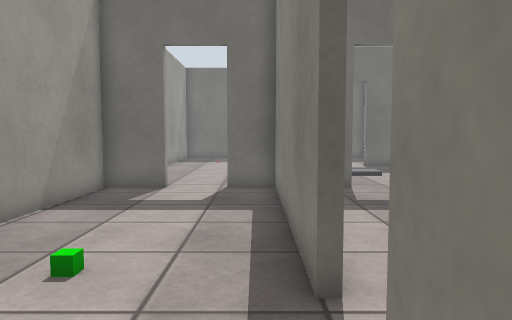
[1] (above)

17 first-person views from a walk through a robot-simulator world made for Gazebo. The camera is 0.94 m above the floor, tilts 4° down and sees 70° across. The floor is counted in squares, 0.5 m on a side. Each view is taken from the middle of a square. On the plan, view 1 faces up. The plan holds only what a view shows up to about 18 squares ahead; the rest is blank. The place goes on beyond the plan. Robots are left out. Some stock models are drawn as simple stand-ins. Some surface patterns are stand-ins.

[2]
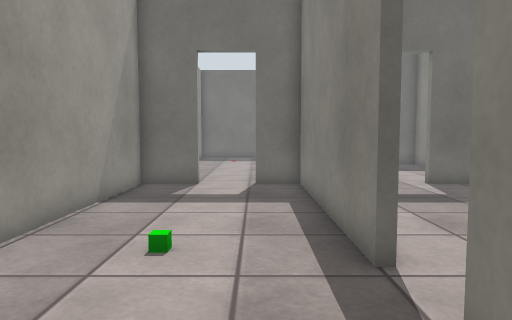

[3]
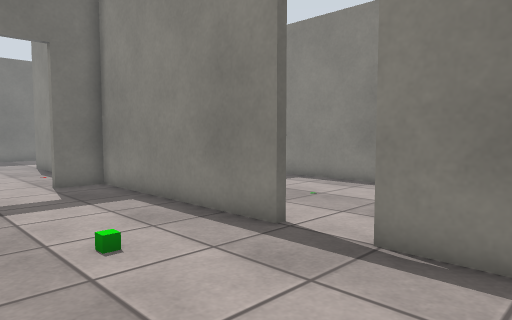

[4]
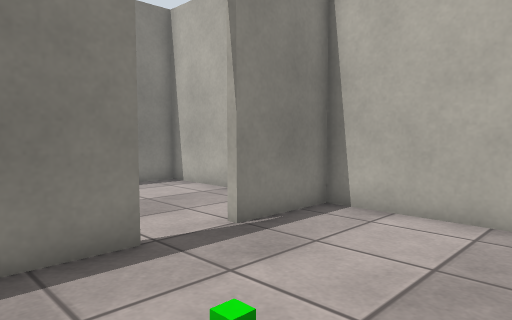

[5]
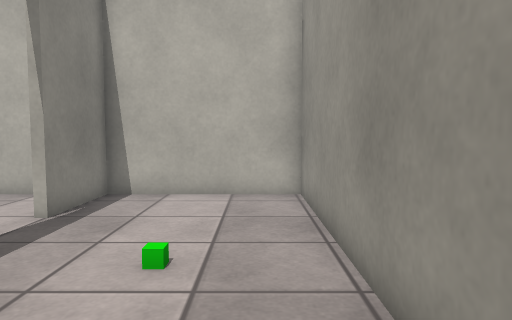

[6]
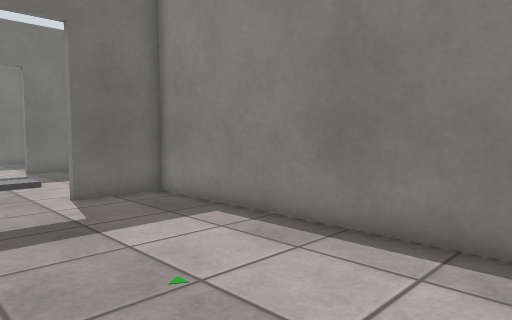

[7]
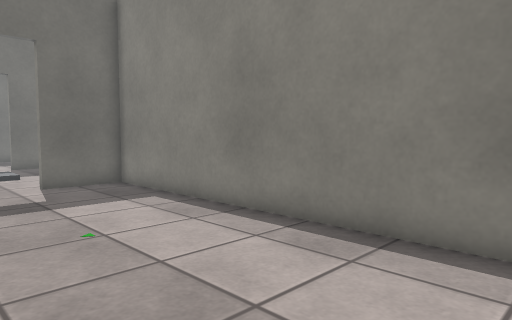

[8]
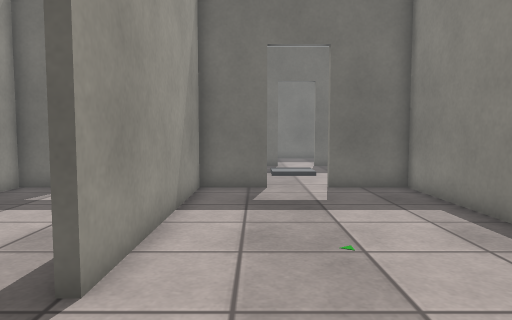

[9]
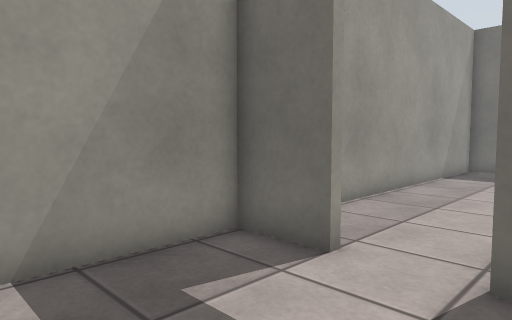

[10]
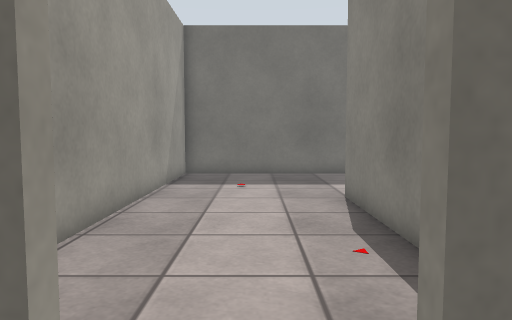

[11]
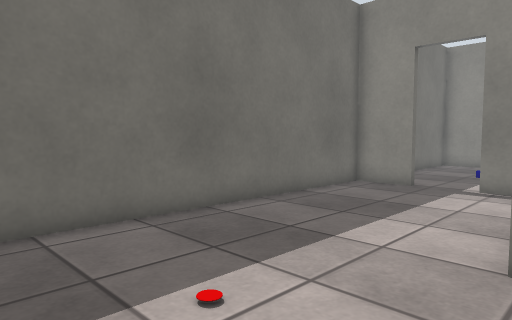

[12]
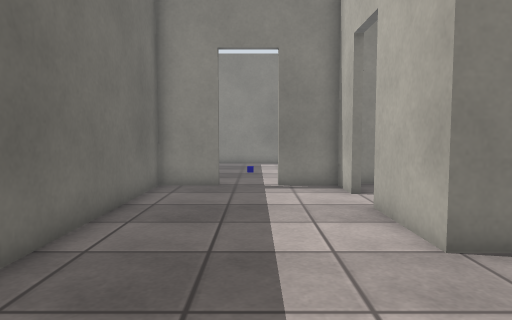

[13]
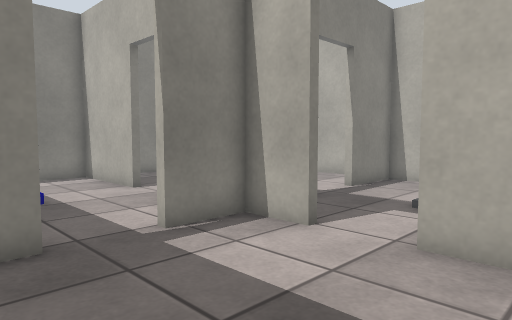

[14]
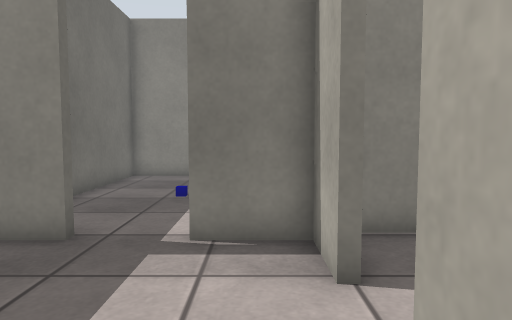

[15]
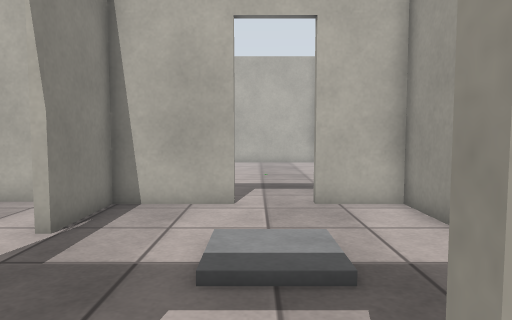

[16]
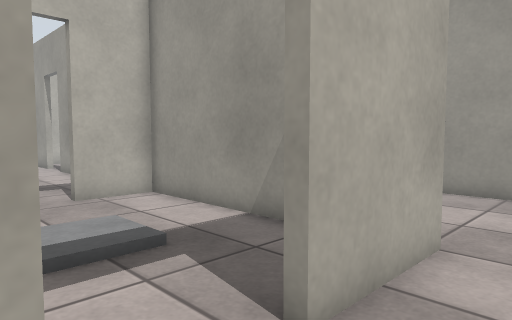

[17]
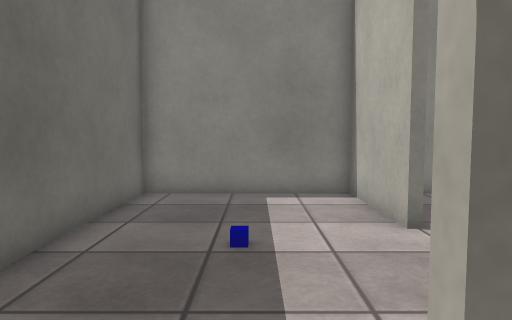

### Floor plan
Ten units are one square. View 1 is at (0, 0); x grows to the right and y downward. Boxes are objects, and circles mark ways between rooms. Rooms are numbered by the first view taken in them; rooms with no view inside come last. Other rooms are left out.
<svg viewBox="-59 -291 250 310">
<path fill="none" stroke="#000" d="M7 -40 7 -129 -10 -129 -10 -132M-31 -129 -54 -129 -54 14 7 14 7 -20M35 -129 10 -129 10 -40M30 14 84 14 84 -129 56 -129 56 -132M7 -169 7 -220 44 -220M64 -220 84 -220 84 -242M84 -262 84 -286 -54 -286 -54 -166M141 -220 186 -220 186 -286 120 -286M10 -189 10 -132 35 -132M89 -199 89 -210M80 -217 65 -217M56 -132 89 -132 89 -162"/>
<rect x="-35" y="-55" width="10" height="10" fill="#bbb"><title>other object</title></rect>
<rect x="125" y="-255" width="10" height="10" fill="#bbb"><title>other object</title></rect>
<circle cx="10" cy="-30" r="3" fill="#2a7"/>
<circle cx="-25" cy="-130" r="3" fill="#2a7"/>
<circle cx="45" cy="-130" r="3" fill="#2a7"/>
<circle cx="90" cy="-255" r="3" fill="#2a7"/>
<circle cx="55" cy="-220" r="3" fill="#2a7"/>
<text x="-20" y="-60">1</text>
<text x="50" y="-60">2</text>
<text x="0" y="-230">3</text>
<text x="140" y="-250">4</text>
<text x="50" y="-180">5</text>
</svg>
Room 1 opens to room 2. Room 1 opens to room 3. Room 2 opens to room 5. Room 3 opens to room 4. Room 3 opens to room 5.

Where each view was taken, in squares from view 1:
view 1: 0 up, 0 right, facing up
view 2: 1 down, 1 left, facing up
view 3: 1 down, 5 left, facing up-right
view 4: 7 up, 5 left, facing down-right
view 5: 10 up, 4 left, facing down
view 6: 2 up, 2 right, facing up-right
view 7: 1 down, 2 right, facing up-right
view 8: 0 up, 3 right, facing up
view 9: 8 up, 0 right, facing up-left
view 10: 11 up, 2 left, facing up
view 11: 21 up, 5 left, facing up-right
view 12: 25 up, 5 left, facing right
view 13: 28 up, 2 right, facing down-right
view 14: 23 up, 2 right, facing right
view 15: 23 up, 5 right, facing down
view 16: 24 up, 7 right, facing down-left
view 17: 25 up, 7 right, facing right
